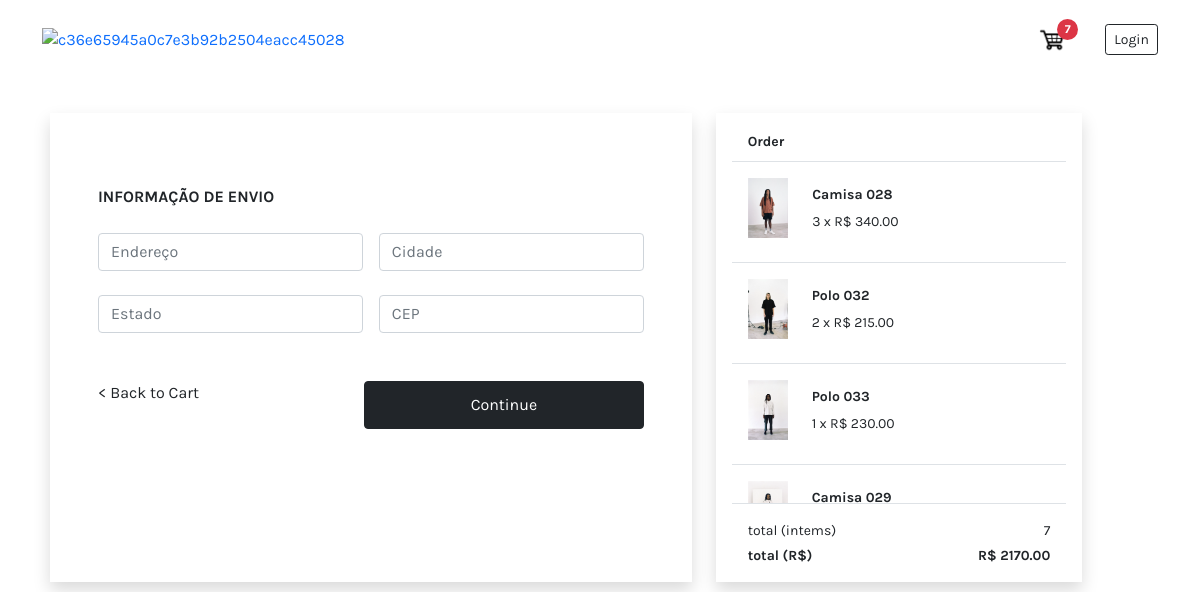
Before: /checkout (signed in) with the older database file.
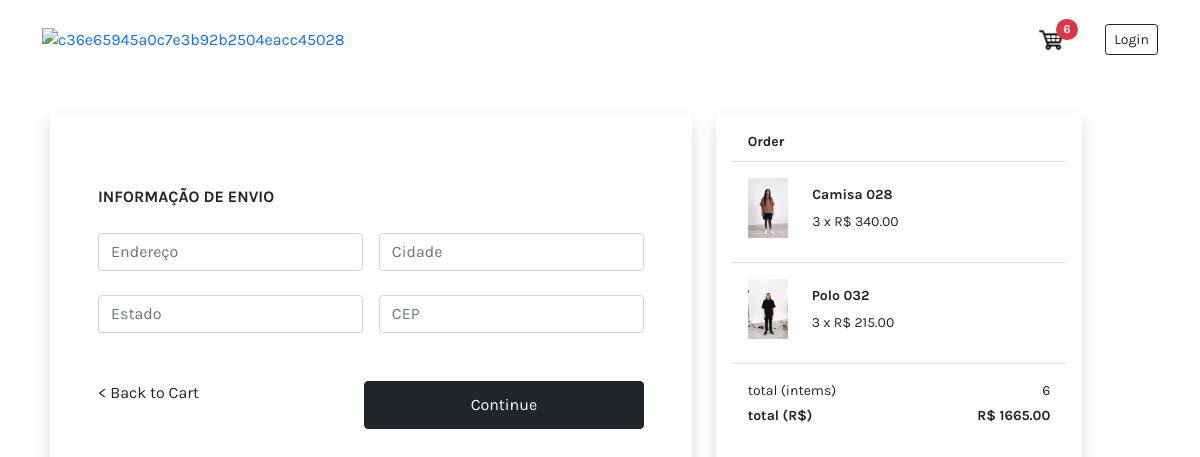
After: the same page with the newer database file.
### store/models.py (models this page shows, shortened)
class OrderItem(models.Model):
    product = models.ForeignKey(Product, on_delete=models.SET_NULL, null=True)
    order = models.ForeignKey(Order, on_delete=models.SET_NULL, null=True)
    quantity = models.IntegerField(default=0, null=True, blank=True)
    created_at = models.DateTimeField(auto_now_add=True)
    @property
    def get_total(self):
        total = self.product.price * self.quantity
        return total

class Product(models.Model):
    product_code = models.CharField(max_length=5, unique=True)
    name = models.CharField(max_length=30, null=False)
    price = models.FloatField()
    image = models.ImageField(null=True, blank=True)
    description = models.TextField(null=True, blank=True, max_length=200)
    @property
    def imageURL(self):
        try:
            url = self.image.url
        except:
            url = ''
        return url

class Order(models.Model):
    customer = models.ForeignKey(Customer, on_delete=models.SET_NULL, blank=True, null=True)
    created_at = models.DateField(auto_now_add=True)
    complete = models.BooleanField(default=False)
    transaction_id = models.CharField(max_length=10, null=True)
    @property
    def get_cart_total(self):
        orderitems = self.orderitem_set.all()
        total = sum([item.get_total for item in orderitems])
        return total
    @property
    def get_cart_items(self):
        orderitems = self.orderitem_set.all()
        total = sum([item.quantity for item in orderitems])
        return total

### store/views.py (the view)
# urls.py: path('checkout', views.checkout, name='checkout'),
def checkout(request):
    if request.user.is_authenticated:
        customer = request.user.customer
        order, created = Order.objects.get_or_create(customer=customer, complete=False)
        items = order.orderitem_set.all()
        cartItems = order.get_cart_items
    else:
        items = []
        order = {'get_cart_total':0, 'get_cart_items':0}
        cartItems = order['get_cart_items']
    context = {
        'items': items,
        'order': order,
        'cartItems': cartItems
    }
    return render(request, 'store/checkout.html', context)

### store/templates/store/checkout.html (shortened to what this page needs)
{% extends 'store/main.html' %}
{% block content %}
<div class="container mt-5" style="max-width: 1100px;">
  <div class="row">
    <div class="col-7 me-4 p-5 shadow">
      <form class="w-100" id="form">
        <div id="shipping-info">
          <p class="fw-bold my-4">INFORMAÇÃO DE ENVIO</p>
          <div class="d-flex justify-content-between pb-4">
            <input type="text" placeholder="Endereço" name="address" class="form-control me-2">
            <input type="email" placeholder="Cidade" name="city" class="form-control ms-2">
          </div>
          <div class="d-flex justify-content-between pb-4">
            <input type="text" placeholder="Estado" name="state" class="form-control me-2">
            <input type="email" placeholder="CEP" name="zipcode" class="form-control ms-2">
          </div>
        </div>
        <div class="d-flex justify-content-between py-4">
          <a class="text-reset mb-4 w-100" href="{% url 'cart' %}">< Back to Cart</a>
          <input type="submit" class="btn btn-dark w-100" id="form-btn" value="Continue">
        </div>
      </form>
    </div>
    <div class="col-4 p-3 shadow">
      <small class="fw-bold ms-3">Order</small>
      <div style="overflow: auto; max-height: 350px;">
        {% for item in items %}
          <div class="d-flex w-100 my-2 p-3 justify-content-between border-top">
            <div class="d-flex">
              <img src="{{ item.product.imageURL }}" alt="" style="height: 60px;">
              <div class="ms-4 align-items-center my-auto">
                <small class="d-block fw-bold mb-1">{{item.product.name}}</small>
                <small>{{item.quantity}} x R$ {{item.product.price|floatformat:2}}</small>
              </div>
            </div>
          </div>
        {% endfor %}
      </div>
      <div class="px-3 pt-3 d-flex justify-content-between border-top">
        <small>total (intems)</small>
        <small>{{order.get_cart_items}}</small>
      </div>
      <div class="px-3 pt-1 d-flex justify-content-between">
        <small class="fw-bold">total (R$)</small>
        <small class="fw-bold">R$ {{order.get_cart_total|floatformat:2}}</small>
      </div>
    </div>
  </div>
</div>
{% endblock content %}

Changed rows visible on the page:
removed OrderItem: product.imageURL (picture), product.name "Polo 033", quantity "1", product.price "230.00"
removed OrderItem: product.imageURL (picture), product.name "Camisa 029"
changed OrderItem "Polo 032": quantity "2" → "3"
changed through a linked row, Order: get_cart_items "7" → "6"; get_cart_total "2170.00" → "1665.00"
Other visible differences:
{{ cartItems }}: "7" → "6"
